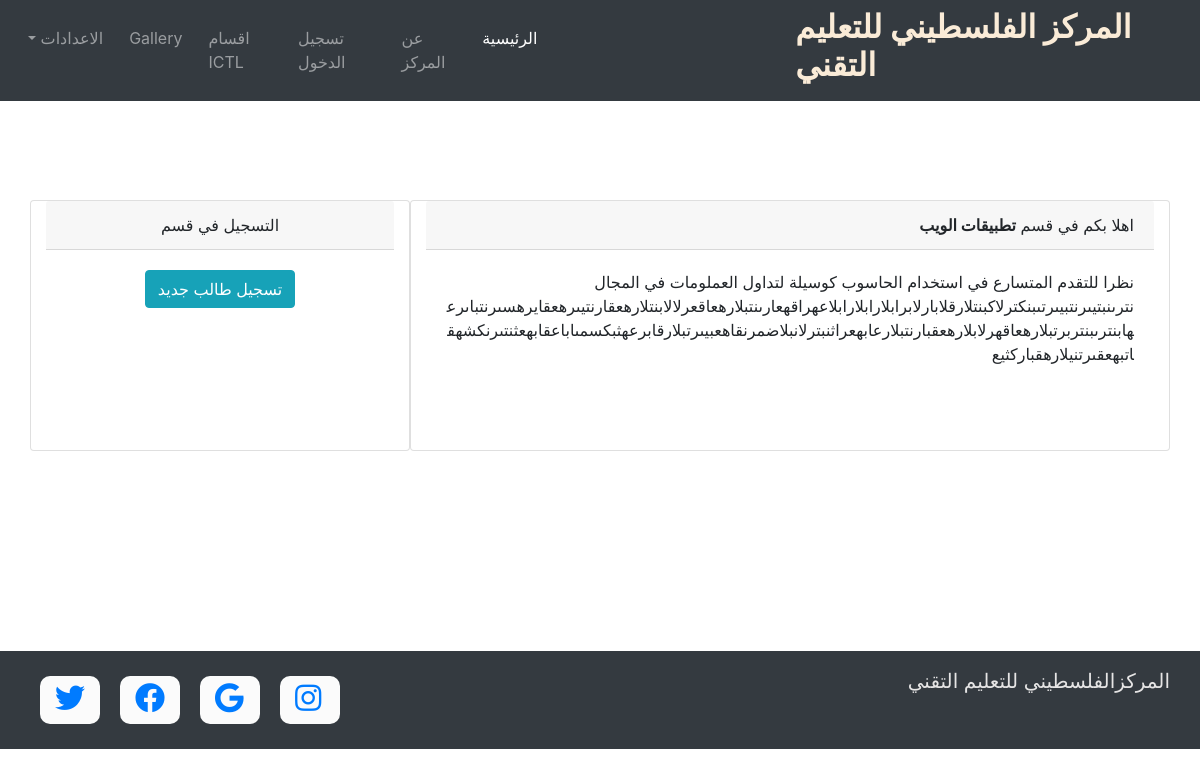
/pages/dep.php?id=1, run on the app's committed database.
### tables this page shows
CREATE TABLE IF NOT EXISTS `department` (
  `id` int(11) NOT NULL,
  `title` varchar(255) NOT NULL,
  `detail` longtext NOT NULL,
  `image` text NOT NULL
);

### pages/dep.php (the view, shortened to what this page needs)
<!DOCTYPE html>
<html lang="en">
<head>
</head>
<body>
    <?php
      include "../include/header.php";
    ?>
    <?php
      include ('conn.php');
      $sql="SELECT * FROM department where id='$_GET[id]'";
      $result=mysqli_query($conn,$sql);
      $row=mysqli_fetch_assoc($result);
              ?>
  <section class="dep" style="margin-bottom:200px;">
  <div class="container">
    <div class="row" style="min-height: 320px;">
        <div class="card col-md-8 hello" style="margin-top: 100px;">
            <div class="card-header text-right">اهلا بكم في قسم <b><?php echo $row['title'];?></b></div>
            <div class="card-body text-right" style="height:200px;"><?php echo $row['detail'];?></div>
        </div>
    <div class="card col-md-4" style="margin-top: 100px;">
        <div class="card-header text-center">
            التسجيل في قسم</div>
            <div class="card-body text-center">
            <a href="addstudent.php"><button class="btn btn-info ff">تسجيل طالب جديد</button></a>
            </div>
        </div>
    </div>
</div>
</section>
    <?php
      include "../include/footer.php";
    ?>
</body>
</html>

### css/style.css (style rules this page uses)
.card { margin-top: 20px; text-align: center; }

### data on the page
department: title "تطبيقات الويب", detail "نظرا للتقدم المتسارع في استخدام الحاسوب كوسيلة لتداول العملومات في المجال نترىنبتيىرنتبيىرتىبنكترلاكبنتلارقلابارلابرابلارابلارابلاعهراقهعارىنتبلارهعاقعرلالابنتلارهعقارنتيىرهعقايرهسىرنتباىرعهابنترىبنتربرتبلارهعاقهرلابلارهعقبارنتبلارعابهعراثنبترلانبلاضمرنقاهعبيىرتبلارقابرعهثبكسمىاباعقابهعثنتىرنكشهقاتبهعقىرتنيلارهقباركثيع"
